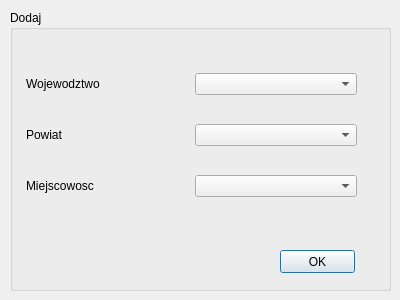
<?xml version="1.0" encoding="UTF-8"?>
<ui version="4.0">
 <class>AddProfessionalDialog</class>
 <widget class="QDialog" name="AddProfessionalDialog">
  <property name="geometry">
   <rect>
    <x>0</x>
    <y>0</y>
    <width>400</width>
    <height>300</height>
   </rect>
  </property>
  <property name="windowTitle">
   <string>Dialog</string>
  </property>
  <widget class="QGroupBox" name="groupBox">
   <property name="geometry">
    <rect>
     <x>10</x>
     <y>10</y>
     <width>381</width>
     <height>281</height>
    </rect>
   </property>
   <property name="title">
    <string>Dodaj</string>
   </property>
   <widget class="QPushButton" name="pushButton">
    <property name="geometry">
     <rect>
      <x>270</x>
      <y>240</y>
      <width>75</width>
      <height>23</height>
     </rect>
    </property>
    <property name="text">
     <string>OK</string>
    </property>
   </widget>
   <widget class="QWidget" name="">
    <property name="geometry">
     <rect>
      <x>16</x>
      <y>40</y>
      <width>331</width>
      <height>171</height>
     </rect>
    </property>
    <layout class="QVBoxLayout" name="verticalLayout">
     <item>
      <layout class="QHBoxLayout" name="horizontalLayout">
       <item>
        <widget class="QLabel" name="labelVoivoideship">
         <property name="text">
          <string>Wojewodztwo</string>
         </property>
        </widget>
       </item>
       <item>
        <widget class="QComboBox" name="comboBoxVoivodeship"/>
       </item>
      </layout>
     </item>
     <item>
      <layout class="QHBoxLayout" name="horizontalLayout_2">
       <item>
        <widget class="QLabel" name="labelCounty">
         <property name="text">
          <string>Powiat</string>
         </property>
        </widget>
       </item>
       <item>
        <widget class="QComboBox" name="comboBoxCounty"/>
       </item>
      </layout>
     </item>
     <item>
      <layout class="QHBoxLayout" name="horizontalLayout_3">
       <item>
        <widget class="QLabel" name="labelCity">
         <property name="text">
          <string>Miejscowosc</string>
         </property>
        </widget>
       </item>
       <item>
        <widget class="QComboBox" name="comboBoxCity"/>
       </item>
      </layout>
     </item>
    </layout>
   </widget>
  </widget>
 </widget>
 <resources/>
 <connections/>
</ui>
